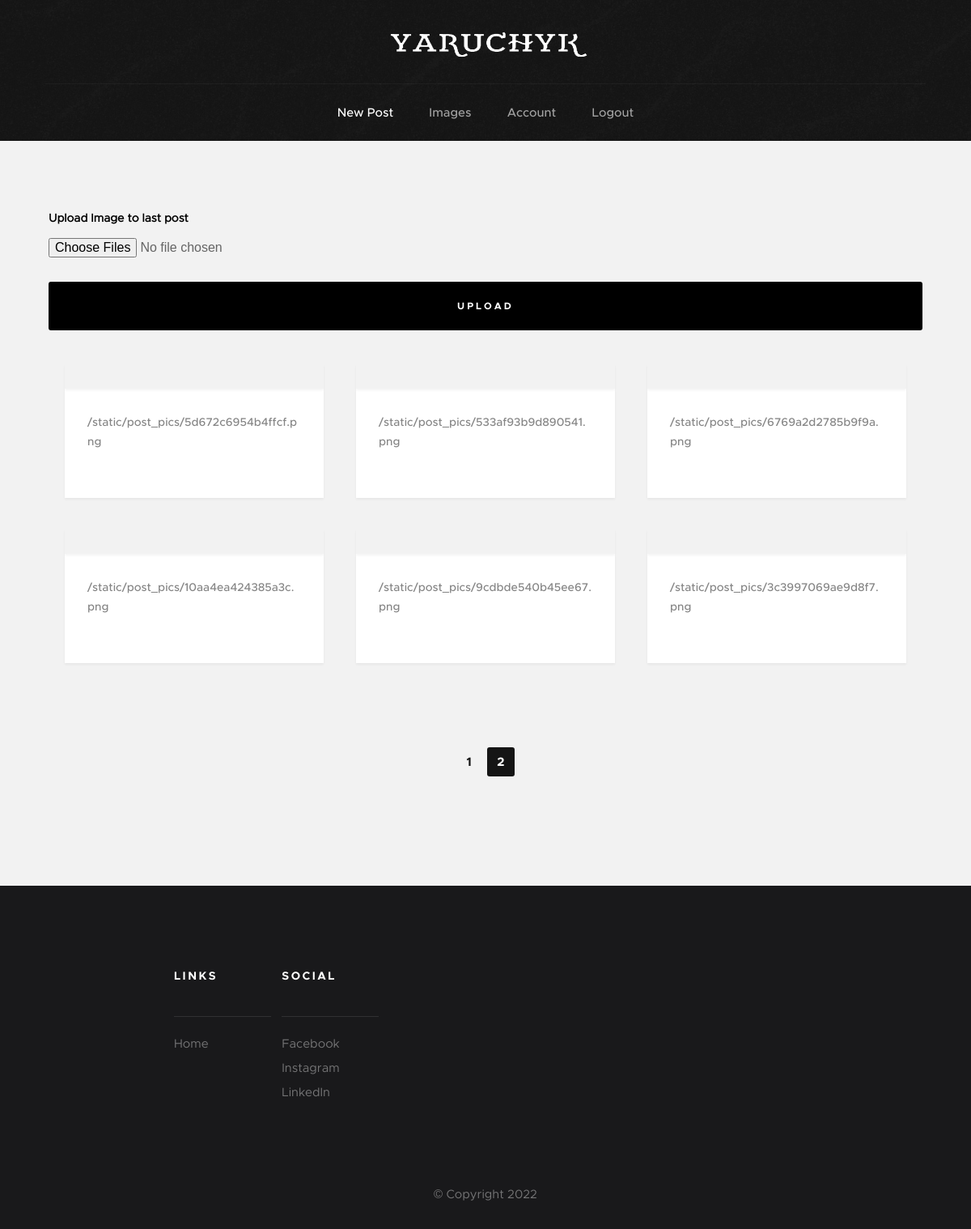
The page /upload_images?page=2 (signed in) on the database its author committed.
### flaskblog/models.py (models this page shows, shortened)
class Images(db.Model):
    date_posted = db.Column(db.DateTime, nullable=False, default=datetime.utcnow)
    image_file = db.Column(db.String(20), nullable=False, default='default.jpg')
    id = db.Column(db.Integer, primary_key=True, autoincrement=True)

### flaskblog/posts/routes.py (the view, shortened to what this page needs)
@posts.route("/upload_images", methods=['GET', 'POST'])
@login_required
def upload_images():
    page = request.args.get('page', 1, type=int)
    images = Images.query.order_by(Images.date_posted.desc()).paginate(page=page, per_page=10)
    form = UploadPostImagesForm()
    return render_template('upload_images.html', form=form, images=images)

### flaskblog/posts/forms.py
class UploadPostImagesForm(FlaskForm):
    picture = MultipleFileField('Upload Image to last post', validators=[FileAllowed(['jpg', 'png'])])
    submit = SubmitField('Upload')

### flaskblog/models.py (called while the page is built)
@login_manager.user_loader
def load_user(user_id):
    return User.query.get(int(user_id))

### flaskblog/templates/upload_images.html (shortened to what this page needs)
{% extends "layout.html" %}
{% block content %}
<section class="s-content">
    <div class="row masonry-wrap">
        <form method="POST" action="" enctype="multipart/form-data">
                <div class="form-group">
                    {{ form.picture.label() }}
                    {{ form.picture }}
                </div>
            <div class="form-group">
                {{ form.submit(class="submit btn--primary btn--large full-width") }}
            </div>
        </form>
        <div class="masonry">
            {% for image in images.items %}
                <article class="masonry__brick entry format-standard" data-aos="fade-up">
                <div class="entry__thumb">
                </div>
                <div class="entry__text">
                    <div class="entry__header">
                        <div class="entry__date">
                            <a class="post-subtitle"> {{ url_for('static', filename='post_pics/' + image.image_file) }}</a>
                        </div>
                    </div>
                </div>
            </article>
            {% endfor %}
        </div>
    </div>
    <div class="row">
        <div class="col-full">
            <nav class="pgn">
                <ul>
                    {% for page_num in images.iter_pages() %}
                    {% if page_num %}
                    {% if images.page == page_num %}
                    <li><span class="pgn__num current">{{ page_num }}</span></li>
                    {% else %}
                    <li><a class="pgn__num" href="{{ url_for('posts.upload_images', page=page_num) }}">{{ page_num }}</a></li>
                    {% endif %}
                    {% else %}
                    ...
                    {% endif %}
                    {% endfor %}
                </ul>
            </nav>
        </div>
    </div>
</section>
{% endblock content %}

### flaskblog/static/css/base.css (style rules this page uses)
html { font-family: sans-serif; line-height: 1.15; -ms-text-size-adjust: 100%; -webkit-text-size-adjust: 100%; }
body { margin: 0; }
article, aside, footer, header, nav, section { display: block; }
a { background-color: transparent; -webkit-text-decoration-skip: objects; }
button, input, optgroup, select, textarea { font-family: sans-serif; font-size: 100%; line-height: 1.15; margin: 0; }
button, input { overflow: visible; }
button, html [type="button"], [type="reset"], [type="submit"] { -webkit-appearance: button; }
html { font-size: 62.5%; box-sizing: border-box; }
*, *::before, *::after { box-sizing: inherit; }
body { font-weight: normal; line-height: 1; word-wrap: break-word; text-rendering: optimizeLegibility; -webkit-overflow-scrolling: touch; -webkit-text-size-adjust: none; }
body, input, button { -moz-osx-font-smoothing: grayscale; -webkit-font-smoothing: antialiased; }
div, dl, dt, dd, ul, ol, li, h1, h2, h3, h4, h5, h6, pre, form, p, blockquote, th, td { margin: 0; padding: 0; }
ol, ul { list-style: none; }
li { display: block; }
a { text-decoration: none; line-height: inherit; }
.row { width: 94%; max-width: 1200px; margin: 0 auto; }
.row:after { content: ""; display: table; clear: both; }
[class*="col-"] { float: left; padding: 0 20px; }
.col-twelve, .col-full { width: 100%; }
@media only screen and (max-width: 1200px) { [class*="col-"] { padding: 0 15px; } }
.full-width { width: 100%; }

### rows shown on the page
Images: image_file "/static/post_pics/5d672c6954b4ffcf.png"
Images: image_file "/static/post_pics/533af93b9d890541.png"
Images: image_file "/static/post_pics/6769a2d2785b9f9a.png"
Images: image_file "/static/post_pics/10aa4ea424385a3c.png"
Images: image_file "/static/post_pics/9cdbde540b45ee67.png"
Images: image_file "/static/post_pics/3c3997069ae9d8f7.png"

### other values the page prints
{{ page_num }} "1"
{{ page_num }} "2"
